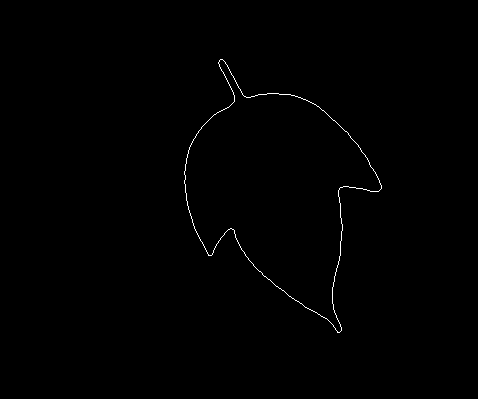
%> input picture Other related algorithms/K.bmp, 478 x 399 px
$ octave rtheta_run.m   (GNU Octave 9; MATLAB toolbox functions it lacks are replaced by stand-ins)
%> lines starting %> are read from the running program, lines starting %| are printed output that depends on the picture; in (x1, y1, x2, y2) boxes, pixels count from 0 and x2, y2 are one past the last pixel; in counts of white or black regions, pixels touching at a corner belong together; the program's own positions count from 1

%% Plot of distance-angle function to describe a boundary %%

K = imread('K.bmp');
%> K is the input picture: size 399x478 uint8; 0.39% white in thin lines or dots, all inside (x1, y1, x2, y2) = (184, 59, 382, 333)
rtheta(K);

function [r, theta] = rtheta(Iin)

    [y, x] = find(Iin);
%> y = 747 values from 60 to 333; x = 747 values from 185 to 382
    centroid = [mean(x), mean(y)];
%> centroid = [279.2 193.1]

    dx = x - centroid(1);
%> dx = 747 values from -94.2 to 102.8
    dy = y - centroid(2);
%> dy = 747 values, max 139.9 at index 549, min -133.1 at index 173, mean -1.46e-14
    [theta, r] = cart2pol(dx, dy); % cartesian to polar
%> theta = 747 values, max 3.13 at index 36, min -3.14 at index 29, mean -0.00895; r = 747 values, max 152.6 at index 581, min 58.24 at index 261, mean 97.7

    theta = rad2deg(theta); % Convert theta to degrees
%> theta = 747 values, max 179.4 at index 36, min -179.9 at index 29, mean -0.513
    theta = theta - min(theta); % start from 0
%> theta = 747 values, max 359.4 at index 36, min 0 at index 29, mean 179.4
%> `rtheta(K);`:
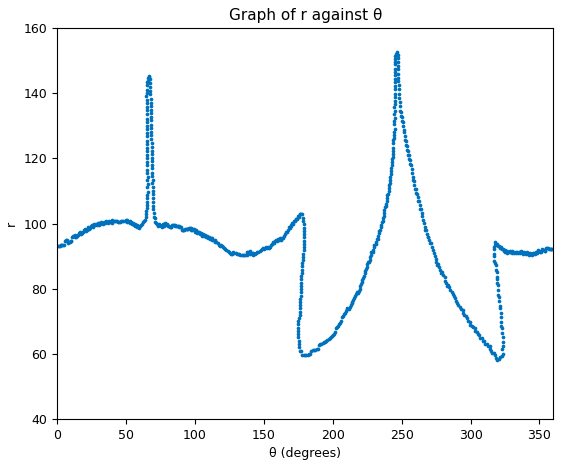
%> figure redrawn from the program's plot data

    % Plot the graph of r against theta
    figure;
    plot(theta, r, '.');
    title('Graph of r against \theta');
    xlabel('\theta (degrees)');
    ylabel('r');

    xlim([0 360])

end
